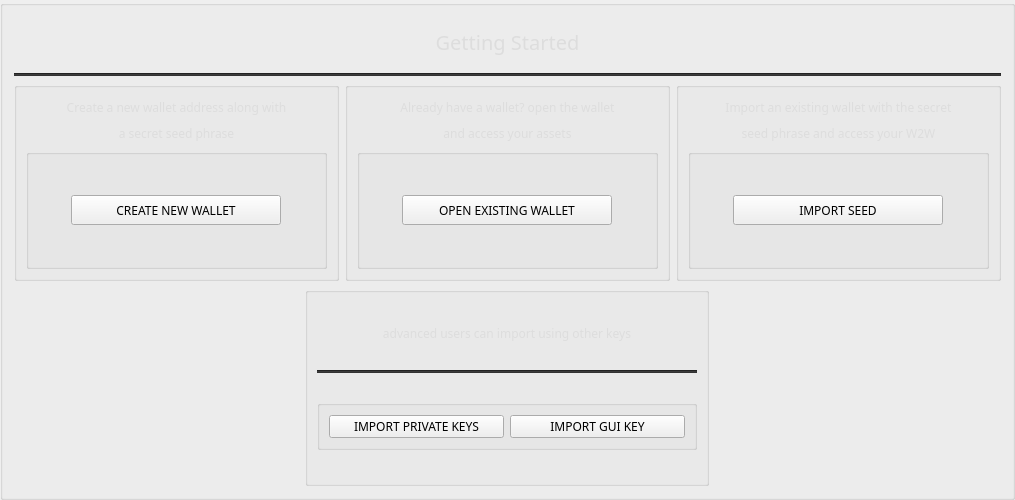
       <widget class="QGroupBox" name="box4">
        <property name="sizePolicy">
         <sizepolicy hsizetype="Expanding" vsizetype="Expanding">
          <horstretch>0</horstretch>
          <verstretch>0</verstretch>
         </sizepolicy>
        </property>
        <property name="minimumSize">
         <size>
          <width>0</width>
          <height>500</height>
         </size>
        </property>
        <property name="maximumSize">
         <size>
          <width>1000</width>
          <height>500</height>
         </size>
        </property>
        <property name="title">
         <string/>
        </property>
        <layout class="QGridLayout" name="gridLayout_1">
         <item row="2" column="0">
          <widget class="QGroupBox" name="groupBox_5">
           <property name="minimumSize">
            <size>
             <width>325</width>
             <height>0</height>
            </size>
           </property>
           <property name="maximumSize">
            <size>
             <width>350</width>
             <height>16777215</height>
            </size>
           </property>
           <layout class="QVBoxLayout" name="verticalLayout_5">
            <item>
             <widget class="QLabel" name="label_25">
              <property name="maximumSize">
               <size>
                <width>16777215</width>
                <height>20</height>
               </size>
              </property>
              <property name="font">
               <font>
                <family>Poppins</family>
               </font>
              </property>
              <property name="styleSheet">
               <string notr="true">color: #ddd;
      </string>
              </property>
              <property name="text">
               <string>Create a new wallet address along with</string>
              </property>
              <property name="alignment">
               <set>Qt::AlignCenter</set>
              </property>
             </widget>
            </item>
            <item>
             <widget class="QLabel" name="label_28">
              <property name="maximumSize">
               <size>
                <width>16777215</width>
                <height>20</height>
               </size>
              </property>
              <property name="font">
               <font>
                <family>Poppins</family>
               </font>
              </property>
              <property name="styleSheet">
               <string notr="true">color: #ddd;
      </string>
              </property>
              <property name="text">
               <string>a secret seed phrase</string>
              </property>
              <property name="alignment">
               <set>Qt::AlignCenter</set>
              </property>
             </widget>
            </item>
            <item>
             <widget class="QGroupBox" name="groupBox_10">
              <layout class="QHBoxLayout" name="horizontalLayout_5">
               <item>
                <widget class="QPushButton" name="b1_pushButton">
                 <property name="maximumSize">
                  <size>
                   <width>210</width>
                   <height>30</height>
                  </size>
                 </property>
                 <property name="font">
                  <font>
                   <family>Poppins</family>
                  </font>
                 </property>
                 <property name="styleSheet">
                  <string notr="true">/* This button style is handled automatically by WelcomeFrame.cpp */</string>
                 </property>
                 <property name="text">
                  <string>CREATE NEW WALLET</string>
                 </property>
                </widget>
               </item>
              </layout>
             </widget>
            </item>
           </layout>
          </widget>
         </item>
         <item row="2" column="1">
          <widget class="QGroupBox" name="groupBox_6">
           <property name="minimumSize">
            <size>
             <width>325</width>
             <height>0</height>
            </size>
           </property>
           <property name="maximumSize">
            <size>
             <width>350</width>
             <height>16777215</height>
            </size>
           </property>
           <layout class="QVBoxLayout" name="verticalLayout_6">
            <item>
             <widget class="QLabel" name="label_26">
              <property name="maximumSize">
               <size>
                <width>16777215</width>
                <height>20</height>
               </size>
              </property>
              <property name="font">
               <font>
                <family>Poppins</family>
               </font>
              </property>
              <property name="styleSheet">
               <string notr="true">color: #ddd;
      </string>
              </property>
              <property name="text">
               <string>Already have a wallet? open the wallet</string>
              </property>
              <property name="alignment">
               <set>Qt::AlignCenter</set>
              </property>
             </widget>
            </item>
            <item>
             <widget class="QLabel" name="label_31">
              <property name="maximumSize">
               <size>
                <width>16777215</width>
                <height>20</height>
               </size>
              </property>
              <property name="font">
               <font>
                <family>Poppins</family>
               </font>
              </property>
              <property name="styleSheet">
               <string notr="true">color: #ddd;
      </string>
              </property>
              <property name="text">
               <string>and access your assets</string>
              </property>
              <property name="alignment">
               <set>Qt::AlignCenter</set>
              </property>
             </widget>
            </item>
            <item>
             <widget class="QGroupBox" name="groupBox_11">
              <layout class="QHBoxLayout" name="horizontalLayout_6">
               <item>
                <widget class="QPushButton" name="b1_pushButton_2">
                 <property name="maximumSize">
                  <size>
                   <width>210</width>
                   <height>30</height>
                  </size>
                 </property>
                 <property name="font">
                  <font>
                   <family>Poppins</family>
                  </font>
                 </property>
                 <property name="styleSheet">
                  <string notr="true">/* This button style is handled automatically by WelcomeFrame.cpp */</string>
                 </property>
                 <property name="text">
                  <string>OPEN EXISTING WALLET</string>
                 </property>
                </widget>
               </item>
              </layout>
             </widget>
            </item>
           </layout>
          </widget>
         </item>
         <item row="2" column="2">
          <widget class="QGroupBox" name="groupBox_7">
           <property name="minimumSize">
            <size>
             <width>325</width>
             <height>0</height>
            </size>
           </property>
           <property name="maximumSize">
            <size>
             <width>350</width>
             <height>16777215</height>
            </size>
           </property>
           <layout class="QVBoxLayout" name="verticalLayout_8">
            <item>
             <widget class="QLabel" name="label_27">
              <property name="maximumSize">
               <size>
                <width>16777215</width>
                <height>20</height>
               </size>
              </property>
              <property name="font">
               <font>
                <family>Poppins</family>
               </font>
              </property>
              <property name="styleSheet">
               <string notr="true">color: #ddd;
</string>
              </property>
              <property name="text">
               <string>Import an existing wallet with the secret</string>
              </property>
              <property name="alignment">
               <set>Qt::AlignCenter</set>
              </property>
             </widget>
            </item>
            <item>
             <widget class="QLabel" name="label_30">
              <property name="maximumSize">
               <size>
                <width>16777215</width>
                <height>20</height>
               </size>
              </property>
              <property name="font">
               <font>
                <family>Poppins</family>
               </font>
              </property>
              <property name="styleSheet">
               <string notr="true">color: #ddd;
</string>
              </property>
              <property name="text">
               <string>seed phrase and access your W2W</string>
              </property>
              <property name="alignment">
               <set>Qt::AlignCenter</set>
              </property>
             </widget>
            </item>
            <item>
             <widget class="QGroupBox" name="groupBox_12">
              <layout class="QHBoxLayout" name="horizontalLayout_7">
               <item>
                <widget class="QPushButton" name="b1_seedButton">
                 <property name="maximumSize">
                  <size>
                   <width>210</width>
                   <height>30</height>
                  </size>
                 </property>
                 <property name="font">
                  <font>
                   <family>Poppins</family>
                  </font>
                 </property>
                 <property name="styleSheet">
                  <string notr="true">/* This button style is handled automatically by WelcomeFrame.cpp */</string>
                 </property>
                 <property name="text">
                  <string>IMPORT SEED</string>
                 </property>
                </widget>
               </item>
              </layout>
             </widget>
            </item>
           </layout>
          </widget>
         </item>
         <item row="1" column="0" colspan="3">
          <widget class="Line" name="line_5">
           <property name="styleSheet">
            <string notr="true">background-color: #333;</string>
           </property>
           <property name="orientation">
            <enum>Qt::Horizontal</enum>
           </property>
          </widget>
         </item>
         <item row="0" column="1">
          <widget class="QLabel" name="title_label_29">
           <property name="maximumSize">
            <size>
             <width>16777215</width>
             <height>50</height>
            </size>
           </property>
           <property name="font">
            <font>
             <family>Poppins</family>
             <pointsize>-1</pointsize>
            </font>
           </property>
           <property name="styleSheet">
            <string notr="true">color: #ddd;
font-size: 20px;</string>
           </property>
           <property name="text">
            <string>Getting Started</string>
           </property>
           <property name="alignment">
            <set>Qt::AlignCenter</set>
           </property>
          </widget>
         </item>
         <item row="3" column="0" colspan="3" alignment="Qt::AlignHCenter">
          <widget class="QGroupBox" name="groupBox_8">
           <layout class="QVBoxLayout" name="verticalLayout_7">
            <item>
             <widget class="QLabel" name="label_32">
              <property name="maximumSize">
               <size>
                <width>16777215</width>
                <height>20</height>
               </size>
              </property>
              <property name="font">
               <font>
                <family>Poppins</family>
               </font>
              </property>
              <property name="styleSheet">
               <string notr="true">color: #ddd;
</string>
              </property>
              <property name="text">
               <string>advanced users can import using other keys</string>
              </property>
              <property name="alignment">
               <set>Qt::AlignCenter</set>
              </property>
             </widget>
            </item>
            <item>
             <widget class="Line" name="line_6">
              <property name="styleSheet">
               <string notr="true">background-color: #333;</string>
              </property>
              <property name="orientation">
               <enum>Qt::Horizontal</enum>
              </property>
             </widget>
            </item>
            <item>
             <widget class="QGroupBox" name="groupBox_9">
              <property name="maximumSize">
               <size>
                <width>16777215</width>
                <height>50</height>
               </size>
              </property>
              <layout class="QHBoxLayout" name="horizontalLayout_4">
               <item>
                <widget class="QPushButton" name="b1_spendkeyButton">
                 <property name="minimumSize">
                  <size>
                   <width>175</width>
                   <height>0</height>
                  </size>
                 </property>
                 <property name="maximumSize">
                  <size>
                   <width>210</width>
                   <height>30</height>
                  </size>
                 </property>
                 <property name="font">
                  <font>
                   <family>Poppins</family>
                  </font>
                 </property>
                 <property name="styleSheet">
                  <string notr="true">/* This button style is handled automatically by WelcomeFrame.cpp */</string>
                 </property>
                 <property name="text">
                  <string>IMPORT PRIVATE KEYS</string>
                 </property>
                </widget>
               </item>
               <item>
                <widget class="QPushButton" name="b1_guikeyButton">
                 <property name="minimumSize">
                  <size>
                   <width>175</width>
                   <height>0</height>
                  </size>
                 </property>
                 <property name="maximumSize">
                  <size>
                   <width>210</width>
                   <height>30</height>
                  </size>
                 </property>
                 <property name="font">
                  <font>
                   <family>Poppins</family>
                  </font>
                 </property>
                 <property name="styleSheet">
                  <string notr="true">/* This button style is handled automatically by WelcomeFrame.cpp */</string>
                 </property>
                 <property name="text">
                  <string>IMPORT GUI KEY</string>
                 </property>
                </widget>
               </item>
              </layout>
             </widget>
            </item>
           </layout>
          </widget>
         </item>
        </layout>
       </widget>
